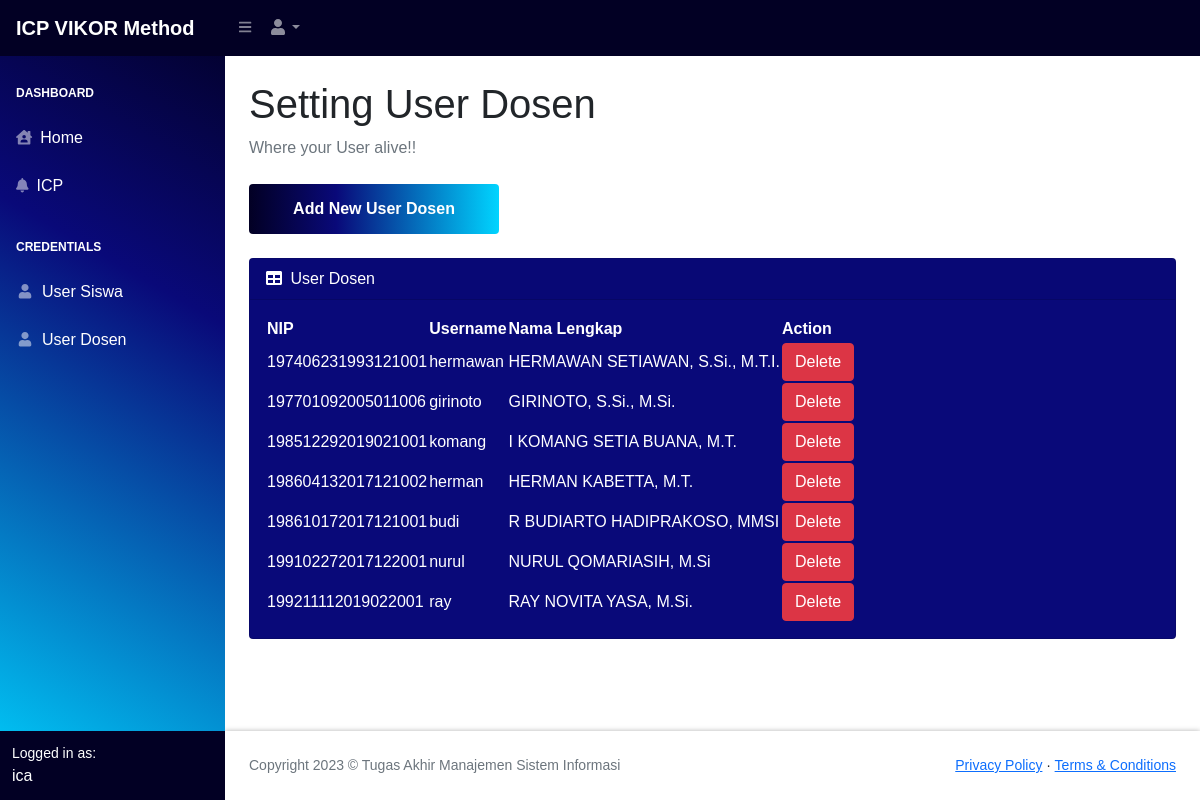
Screenshot of /user_dosen.php (signed in) with the database file from the repository.
### tables this page shows
CREATE TABLE `data_dosen` (
  `nip` varchar(20) NOT NULL,
  `username` varchar(50) NOT NULL,
  `nama_dosen` varchar(50) NOT NULL
);

### user_dosen.php (the view, shortened to what this page needs)
<?php
    include 'template.php';
?>
            <div id="layoutSidenav_content">
                <main>
                    <div class="container-fluid px-4">
                        <h1 class="mt-4">Setting User Dosen</h1>
                        <ol class="breadcrumb mb-4">
                            <li class="breadcrumb-item active">Where your User alive!! </li>
                        </ol>
                        <button type="button" class="btn btn-info-thanks mb-4 text-white" style="background: linear-gradient(90deg, rgba(2,0,36,1) 0%, rgba(9,9,121,1) 35%, rgba(0,212,255,1) 100%); border: none; width: 250px; height: 50px" data-bs-toggle="modal" data-bs-target="#addUser">
                            Add New User Dosen
                        </button>
                        <div class="card mb-4">
                            <div class="card-header" style="color: #ffff;">
                                <i class="fas fa-table me-1"></i>
                                User Dosen
                            </div>
                            <div class="card-body" style="color: #ffff;">
                                <table id="datatablesSimple" style="color: #ffff;">
                                    <thead>
                                        <tr>
                                            <th>NIP</th>
                                            <th>Username</th>
                                            <th>Nama Lengkap</th>
                                            <th>Action</th>
                                        </tr>
                                    </thead>
                                    <tbody>
                                    <?php
                                    $sql = "SELECT * FROM data_dosen";
                                    $result = mysqli_query($koneksi,$sql);
                                    while($row = mysqli_fetch_row($result)){
                                       echo "<tr>";
                                        echo "<td>".$row[0]."</td>";
                                        echo "<td>".$row[1]."</td>";
                                        echo "<td>".$row[2]."</td>";
                                        echo "<td>";
                                            echo "<form method='post' action='function/delete_user.php'>";
                                            echo "<input type='submit' class='btn btn-danger' value='Delete'></input>";
                                            echo "</form>";
                                        echo "</td>";
                                        echo "</tr>";
                                    }
                                    ?>
                                    </tbody>
                                </table>
                            </div>
                        </div>
                    </div>
                </main>
                <?php include 'footer.php'; ?>

### css/main.css (style rules this page uses)
* { box-sizing: border-box; }
body { height: 100%; background: white; font-family: 'Poppins', sans-serif; }

### rows the page displays
data_dosen: nip "197406231993121001", username "hermawan", nama_dosen "HERMAWAN SETIAWAN, S.Si., M.T.I."
data_dosen: nip "197701092005011006", username "girinoto", nama_dosen "GIRINOTO, S.Si., M.Si."
data_dosen: nip "198512292019021001", username "komang", nama_dosen "I KOMANG SETIA BUANA, M.T."
data_dosen: nip "198604132017121002", username "herman", nama_dosen "HERMAN KABETTA, M.T."
data_dosen: nip "198610172017121001", username "budi", nama_dosen "R BUDIARTO HADIPRAKOSO, MMSI"
data_dosen: nip "199102272017122001", username "nurul", nama_dosen "NURUL QOMARIASIH, M.Si"
data_dosen: nip "199211112019022001", username "ray", nama_dosen "RAY NOVITA YASA, M.Si."

### other values shown
$_SESSION['user']['username'] "ica"
